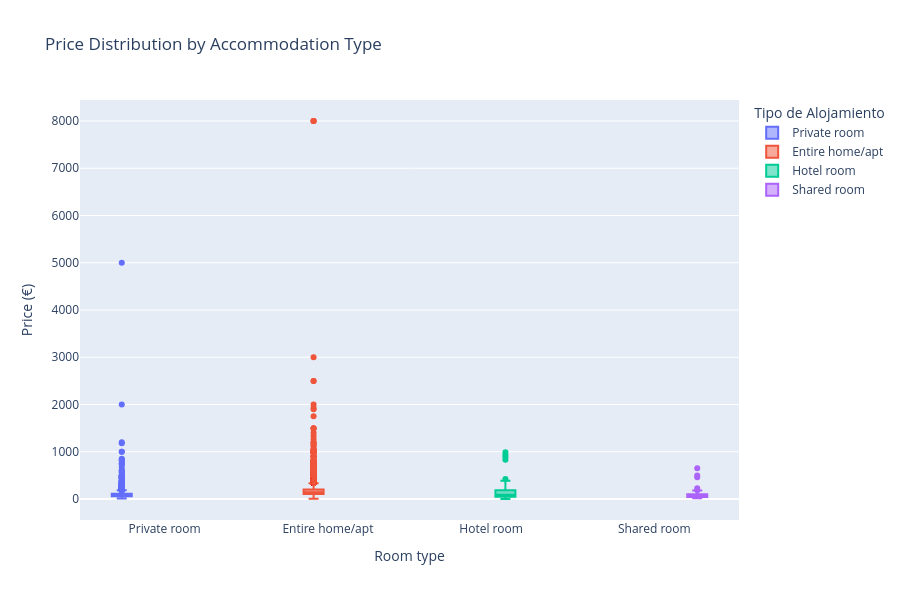

Source (notebook cell):
### Code cell
fig = px.box(data, x='room_type', y='price',
             title='Price Distribution by Accommodation Type',
             labels={'room_type': 'Tipo de Alojamiento', 'price': 'Precio (€)'},
             color='room_type',
             points='outliers')  

fig.update_layout(
    yaxis_title="Price (€)",
    xaxis_title="Room type",
    boxmode='group',
    height=600,
    width=900
)

fig.show()

### Figure 1 — Plotly figure (JSON) as saved in the notebook; plotly's stock layout.template omitted (floating-point values rounded to 4 significant figures; data arrays with more than 128 entries replaced by an {"elided": "..."} marker saying what was removed)
{"data": [{"alignmentgroup": "True", "boxpoints": "outliers", "hovertemplate": "Tipo de Alojamiento=%{x}<br>Precio (€)=%{y}<extra></extra>", "legendgroup": "Private room", "marker": {"color": "#636efa"}, "name": "Private room", "notched": false, "offsetgroup": "Private room", "orientation": "v", "showlegend": true, "type": "box", "x": {"elided": "3756 str values"}, "x0": " ", "xaxis": "x", "y": {"elided": "3756 int values"}, "y0": " ", "yaxis": "y"}, {"alignmentgroup": "True", "boxpoints": "outliers", "hovertemplate": "Tipo de Alojamiento=%{x}<br>Precio (€)=%{y}<extra></extra>", "legendgroup": "Entire home/apt", "marker": {"color": "#EF553B"}, "name": "Entire home/apt", "notched": false, "offsetgroup": "Entire home/apt", "orientation": "v", "showlegend": true, "type": "box", "x": {"elided": "13896 str values"}, "x0": " ", "xaxis": "x", "y": {"elided": "13896 int values"}, "y0": " ", "yaxis": "y"}, {"alignmentgroup": "True", "boxpoints": "outliers", "hovertemplate": "Tipo de Alojamiento=%{x}<br>Precio (€)=%{y}<extra></extra>", "legendgroup": "Hotel room", "marker": {"color": "#00cc96"}, "name": "Hotel room", "notched": false, "offsetgroup": "Hotel room", "orientation": "v", "showlegend": true, "type": "box", "x": ["Hotel room", "Hotel room", "Hotel room", "Hotel room", "Hotel room", "Hotel room", "Hotel room", "Hotel room", "Hotel room", "Hotel room", "Hotel room", "Hotel room", "Hotel room", "Hotel room", "Hotel room", "Hotel room", "Hotel room", "Hotel room", "Hotel room", "Hotel room", "Hotel room", "Hotel room", "Hotel room", "Hotel room", "Hotel room", "Hotel room", "Hotel room", "Hotel room", "Hotel room", "Hotel room", "Hotel room", "Hotel room", "Hotel room", "Hotel room", "Hotel room", "Hotel room", "Hotel room", "Hotel room", "Hotel room", "Hotel room", "Hotel room", "Hotel room", "Hotel room", "Hotel room", "Hotel room", "Hotel room", "Hotel room", "Hotel room", "Hotel room", "Hotel room", "Hotel room", "Hotel room", "Hotel room", "Hotel room", "Hotel room", "Hotel room", "Hotel room", "Hotel room", "Hotel room", "Hotel room", "Hotel room", "Hotel room", "Hotel room", "Hotel room", "Hotel room", "Hotel room", "Hotel room", "Hotel room", "Hotel room", "Hotel room", "Hotel room", "Hotel room", "Hotel room", "Hotel room", "Hotel room", "Hotel room", "Hotel room", "Hotel room", "Hotel room", "Hotel room", "Hotel room", "Hotel room", "Hotel room", "Hotel room", "Hotel room", "Hotel room", "Hotel room", "Hotel room", "Hotel room", "Hotel room", "Hotel room", "Hotel room", "Hotel room", "Hotel room", "Hotel room", "Hotel room", "Hotel room", "Hotel room", "Hotel room", "Hotel room", "Hotel room", "Hotel room", "Hotel room", "Hotel room", "Hotel room", "Hotel room", "Hotel room", "Hotel room", "Hotel room", "Hotel room", "Hotel room", "Hotel room", "Hotel room", "Hotel room", "Hotel room", "Hotel room", "Hotel room", "Hotel room", "Hotel room", "Hotel room", "Hotel room", "Hotel room", "Hotel room", "Hotel room"], "x0": " ", "xaxis": "x", "y": [170, 109, 85, 85, 72, 85, 75, 75, 75, 71, 85, 74, 95, 122, 281, 110, 175, 147, 250, 129, 136, 130, 99, 150, 49, 124, 188, 58, 88, 68, 206, 120, 179, 250, 70, 206, 206, 206, 179, 190, 191, 179, 206, 190, 234, 190, 123, 114, 50, 201, 35, 103, 34, 26, 31, 92, 40, 190, 25, 31, 32, 29, 38, 30, 40, 56, 86, 123, 72, 42, 193, 95, 990, 100, 95, 85, 85, 159, 105, 179, 103, 890, 55, 424, 385, 65, 273, 201, 85, 88, 285, 247, 76, 94, 83, 209, 44, 250, 84, 265, 240, 89, 92, 0, 0, 0, 0, 0, 0, 0, 0, 0, 0, 27, 0, 0, 0, 0, 0, 0, 77, 69, 832, 932], "y0": " ", "yaxis": "y"}, {"alignmentgroup": "True", "boxpoints": "outliers", "hovertemplate": "Tipo de Alojamiento=%{x}<br>Precio (€)=%{y}<extra></extra>", "legendgroup": "Shared room", "marker": {"color": "#ab63fa"}, "name": "Shared room", "notched": false, "offsetgroup": "Shared room", "orientation": "v", "showlegend": true, "type": "box", "x": ["Shared room", "Shared room", "Shared room", "Shared room", "Shared room", "Shared room", "Shared room", "Shared room", "Shared room", "Shared room", "Shared room", "Shared room", "Shared room", "Shared room", "Shared room", "Shared room", "Shared room", "Shared room", "Shared room", "Shared room", "Shared room", "Shared room", "Shared room", "Shared room", "Shared room", "Shared room", "Shared room", "Shared room", "Shared room", "Shared room", "Shared room", "Shared room", "Shared room", "Shared room", "Shared room", "Shared room", "Shared room", "Shared room", "Shared room", "Shared room", "Shared room", "Shared room", "Shared room", "Shared room", "Shared room", "Shared room", "Shared room", "Shared room", "Shared room"], "x0": " ", "xaxis": "x", "y": [228, 80, 82, 60, 45, 51, 650, 185, 82, 180, 65, 40, 48, 70, 61, 138, 70, 60, 120, 100, 60, 65, 20, 45, 462, 70, 33, 50, 26, 16, 100, 75, 80, 45, 155, 29, 27, 33, 19, 17, 165, 150, 60, 32, 28, 500, 60, 54, 82], "y0": " ", "yaxis": "y"}], "layout": {"boxmode": "group", "height": 600, "legend": {"title": {"text": "Tipo de Alojamiento"}, "tracegroupgap": 0}, "title": {"text": "Price Distribution by Accommodation Type"}, "width": 900, "xaxis": {"anchor": "y", "categoryarray": ["Private room", "Entire home/apt", "Hotel room", "Shared room"], "categoryorder": "array", "domain": [0, 1], "title": {"text": "Room type"}}, "yaxis": {"anchor": "x", "domain": [0, 1], "title": {"text": "Price (€)"}}}}
